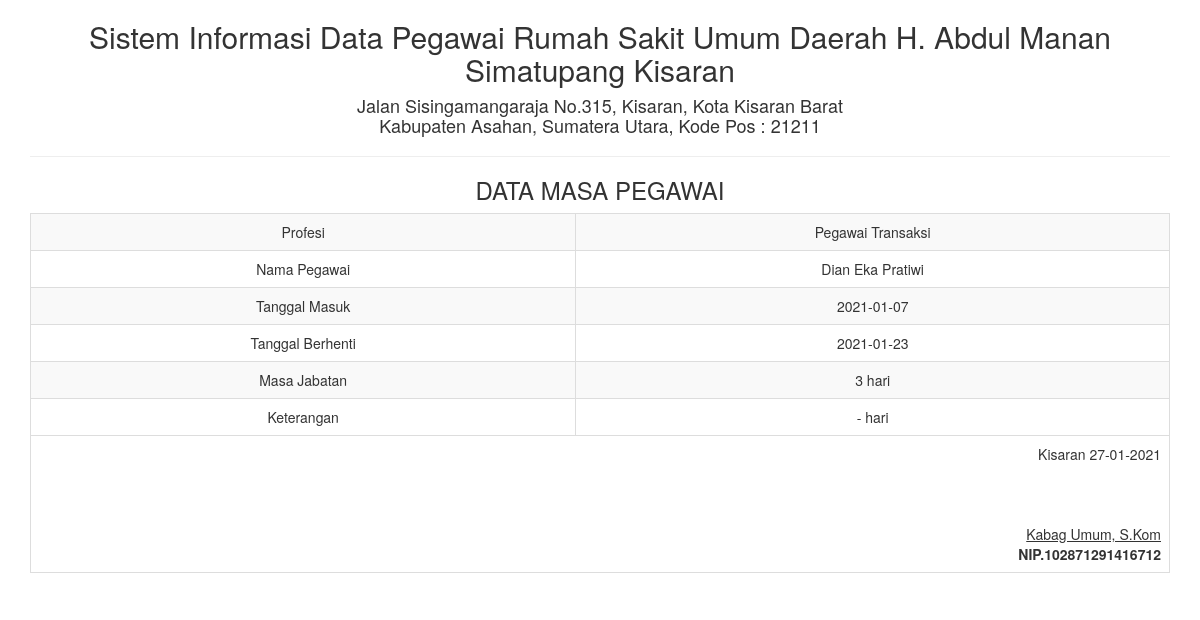
Screenshot of /report/profesi_satu.php?id=6 with the database file from the repository.
### tables this page shows
CREATE TABLE IF NOT EXISTS `profesi` (
  `id` int(5) NOT NULL AUTO_INCREMENT,
  `profesi` varchar(50) NOT NULL,
  `nama_pegawai` varchar(100) NOT NULL,
  `tgl_masuk` date NOT NULL,
  `tgl_berhenti` date NOT NULL,
  `masa_jabatan` int(10) NOT NULL,
  `keterangan` varchar(100) NOT NULL,
  PRIMARY KEY (`id`)
);

### report/profesi_satu.php (the view, shortened to what this page needs)
<!DOCTYPE html>
<html>
    <head>
        <link href="../Assets/css/bootstrap.min.css" rel="stylesheet" type="text/css"/>
    </head>
    <body onload="print()">
        <?php
        include '../config/koneksi.php';
        $sql = "SELECT * FROM profesi WHERE id='" . $_GET ['id'] . "'";
        $query = mysqli_query($koneksi, $sql) or die("SQL Detail error");
        $data = mysqli_fetch_array($query);
        ?>
        <div class="container">
            <div class='row'>
                <div class="col-sm-12">
                    <div class="text-center">
                        <h2>Sistem Informasi Data Pegawai Rumah Sakit Umum Daerah H. Abdul Manan Simatupang Kisaran </h2>
                        <h4>Jalan Sisingamangaraja No.315, Kisaran, Kota Kisaran Barat <br> Kabupaten Asahan, Sumatera Utara, Kode Pos : 21211</h4>
                        <hr>
                        <h3>DATA MASA PEGAWAI</h3>
                        <table class="table table-bordered table-striped table-hover">
                            <tbody>
								<tr>
                                    <td>Profesi</td> <td><?= $data['profesi'] ?></td>
                                </tr>
                                <tr>
                                    <td>Nama Pegawai</td> <td><?= $data['nama_pegawai'] ?></td>
                                </tr>
                                <tr>
                                    <td>Tanggal Masuk</td> <td><?= $data['tgl_masuk'] ?></td>
                                </tr>
                                <tr>
                                    <td>Tanggal Berhenti</td> <td><?= $data['tgl_berhenti'] ?></td>
                                </tr>
								<tr>
                                    <td>Masa Jabatan</td> <td><?= $data['masa_jabatan'] ?> hari</td>
                                </tr>
                                <tr>
                                    <td>Keterangan</td> <td><?= $data['keterangan'] ?> hari</td>
                                </tr>
                            </tbody>
                            <tfoot>
                                <tr>
                                    <td colspan="2" class="text-right">
                                        Kisaran  <?= date("d-m-Y") ?>
                                        <br><br><br><br>
                                        <u>Kabag Umum, S.Kom<strong></u><br>
                                        NIP.102871291416712
                                    </td>
								</tr>
							</tfoot>
                        </table>
                    </div>
                </div>
            </div>
    </body>
</html>

### rows the page displays
profesi: profesi "Pegawai Transaksi", nama_pegawai "Dian Eka Pratiwi", tgl_masuk "2021-01-07", tgl_berhenti "2021-01-23", masa_jabatan "3", keterangan "-"
